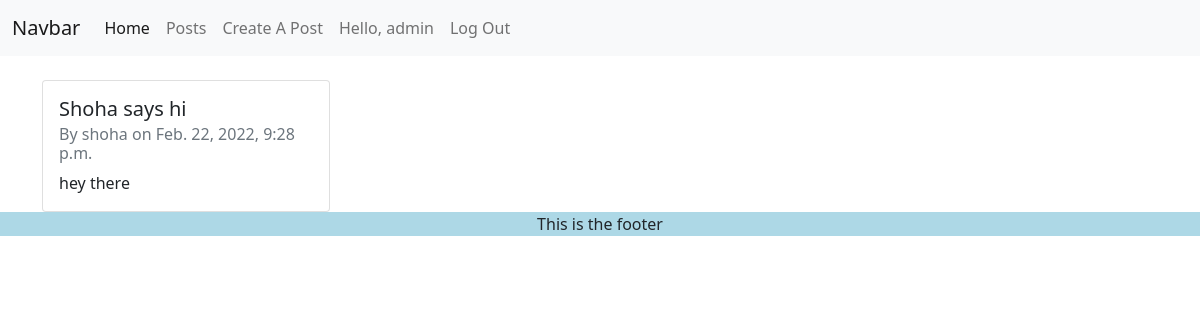
Page /posts/5 (signed in) on the earlier database version.
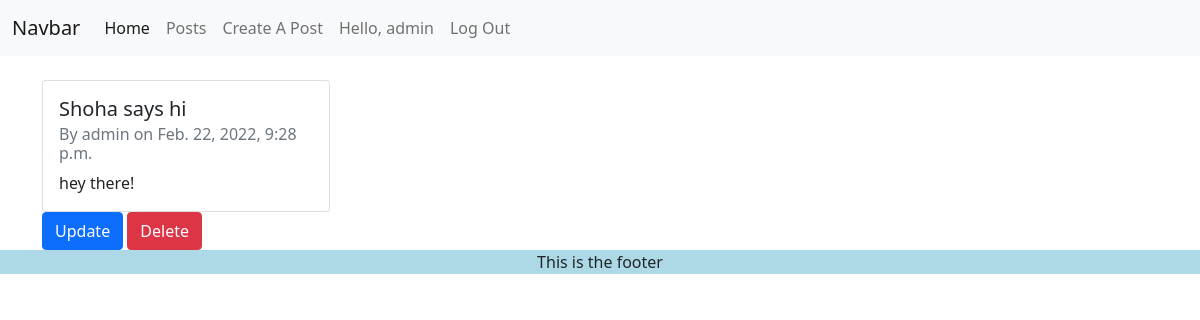
Same page on the later database version.
### blog/models.py (models this page shows, shortened)
class Post(models.Model):
    title = models.CharField(max_length=255)
    author = models.ForeignKey(User, on_delete=models.CASCADE)
    content = models.TextField()
    date_posted = models.DateTimeField(auto_now_add=True)

### blog/views.py (the view)
# urls.py: path('posts/<int:post_id>', views.individualPost, name='individualPost'),
def individualPost(request, post_id):
    post = Post.objects.get(id=post_id)
    context = {'post': post}
    return render(request, 'blog/individualpost.html', context)

### blog/templates/blog/individualpost.html (shortened to what this page needs)
{% extends "blog/base.html" %}
{% block content %}
    <div class="card mt-4" style="width: 18rem;">
        <div class="card-body">
            <h5 class="card-title">{{ post.title }}</h5>
            <h6 class="card-subtitle mb-2 text-muted">By {{ post.author }} on {{ post.date_posted }}</h6>
            <p class="card-text">{{ post.content }}</p>
        </div>
    </div>
{% if post.author == request.user %}
    <a href="{% url 'updatePost' post_id=post.id %}"><button class="btn btn-primary">Update</button></a>
    <button type="button" class="btn btn-danger" data-bs-toggle="modal" data-bs-target="#exampleModal">Delete</button>
{% endif %}
{% endblock content %}

Differences in the rows shown:
changed Post "Shoha says hi": author "shoha" → "admin"; content "hey there" → "hey there!"; author_id 2 → 1 (drawn)
Other differences:
text now shown: "Update Delete"
